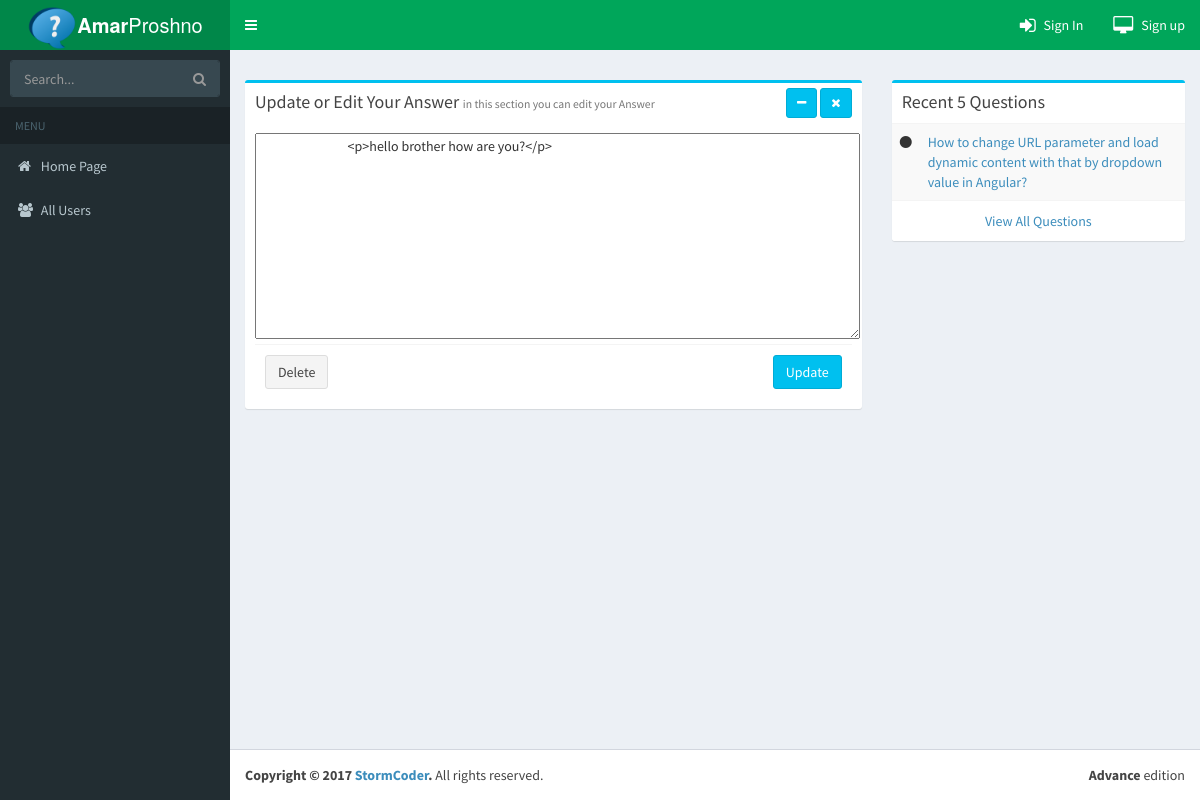
The app's page /ansedit.php?ansid=1 with its own data.
### tables this page shows
CREATE TABLE `answers` (
  `id` int(11) NOT NULL,
  `user_id` int(11) NOT NULL,
  `title` varchar(200) NOT NULL,
  `description` mediumtext NOT NULL,
  `created_at` datetime NOT NULL,
  `question_id` int(11) NOT NULL
);

CREATE TABLE `questions` (
  `id` int(11) NOT NULL,
  `user_id` int(11) NOT NULL,
  `title` varchar(200) NOT NULL,
  `description` mediumtext NOT NULL,
  `created_at` datetime NOT NULL
);

### src/answer/answer.php (called while the page is built, shortened)
<?php
class answer
{
    private $dbuser = 'root';
    private $dbname = 'mysql:host=localhost;dbname=amarproshno';
    private $dbpass = '';
    public function show($id = '')
    {
        $pdo = new PDO($this->dbname, $this->dbuser, $this->dbpass);
        $query = "SELECT * FROM answers WHERE id=$id";
        $stmt = $pdo->prepare($query);
        $stmt->execute();
        $data = $stmt->fetch();
        return $data;
    }
}

### src/question/question.php (called while the page is built, shortened)
<?php
class question
{
    private $dbuser = 'root';
    private $dbname = 'mysql:host=localhost;dbname=amarproshno';
    private $dbpass = '';
    public function getQuestionSidebar()
    {
        $pdo = new PDO($this->dbname, $this->dbuser, $this->dbpass);
        $query = "SELECT * FROM questions ORDER BY id DESC LIMIT 5";
        $stmt = $pdo->prepare($query);
        $stmt->execute();
        $data = $stmt->fetchAll();
        return $data;
    }
}

### ansedit.php (the view, shortened to what this page needs)
<?php
$obj = new answer();
$data = $obj->show($_GET['ansid']);
?>
<!DOCTYPE html>
<html>
<head>
    <?php include("header.php") ?>
</head>
<body class="hold-transition skin-green sidebar-mini">
<div class="wrapper">
    <?php include("navbar.php") ?>
    <?php include("sidebar.php") ?>
    <div class="content-wrapper">
        <section class="content-header">
        </section>
        <section class="content">
            <div class="row">
                <div class="col-md-8">
                    <div class="box box-info">
                        <div class="box-header">
                            <h3 class="box-title">Update or Edit Your Answer
                                <small>in this section you can edit your Answer</small>
                            </h3>
                            <div class="pull-right box-tools">
                                <button type="button" class="btn btn-info btn-sm" data-widget="collapse"
                                        data-toggle="tooltip" title="Collapse">
                                    <i class="fa fa-minus"></i></button>
                                <button type="button" class="btn btn-info btn-sm" data-widget="remove"
                                        title="Remove">
                                    <i class="fa fa-times"></i></button>
                            </div>
                        </div>
                        <div class="box-body pad">
                            <form action="views/answer/update.php" method="post">
                                <textarea id="editor1" name="description" rows="10" cols="80" ">
                                <?php echo $data['description']; ?>
                                </textarea>
                                <div class="box-footer">
                                    <a href="views/answer/delete.php?101010101010101010101010101010=<?php echo $_GET['ansid']; ?>" type="button" class="btn btn-default">Delete
                                    </a>
                                    <button type="submit" class="btn btn-info pull-right">Update</button>
                                </div>
                            </form>
                        </div>
                    </div>
                </div>
                <div class="col-md-4">
                    <?php include("rightbar.php") ?>
                </div>
            </div>
        </section>
    </div>
    <?php include("footer.php") ?>
</div>
</body>
</html>

### rightbar.php (shortened to what this page needs)
<?php
$obj = new question();
$sidequ = $obj->getQuestionSidebar();
?>
<div class="box box-info">
    <div class="box-header">
        <h3 class="box-title">Recent 5 Questions</h3>
    </div>
    <div class="box-body no-padding">
        <table class="table table-striped">
            <tbody>
            <?php foreach ($sidequ as $side) { ?>
                <tr>
                    <td><i class="fa fa-circle"></i></td>
                    <td><a href="show.php?id=<?php echo $side['id']; ?>"><?php echo $side['title']; ?></a></td>
                </tr>
            <?php } ?>
            </tbody>
        </table>
        <div class="box-footer text-center">
            <a href="allQuestions.php" class="uppercase">View All Questions</a>
        </div>
    </div>
</div>

### records on screen
answers: description "<p>hello brother how are you?</p>"
questions: title "How to change URL parameter and load dynamic content with that by dropdown value in Angular?"
